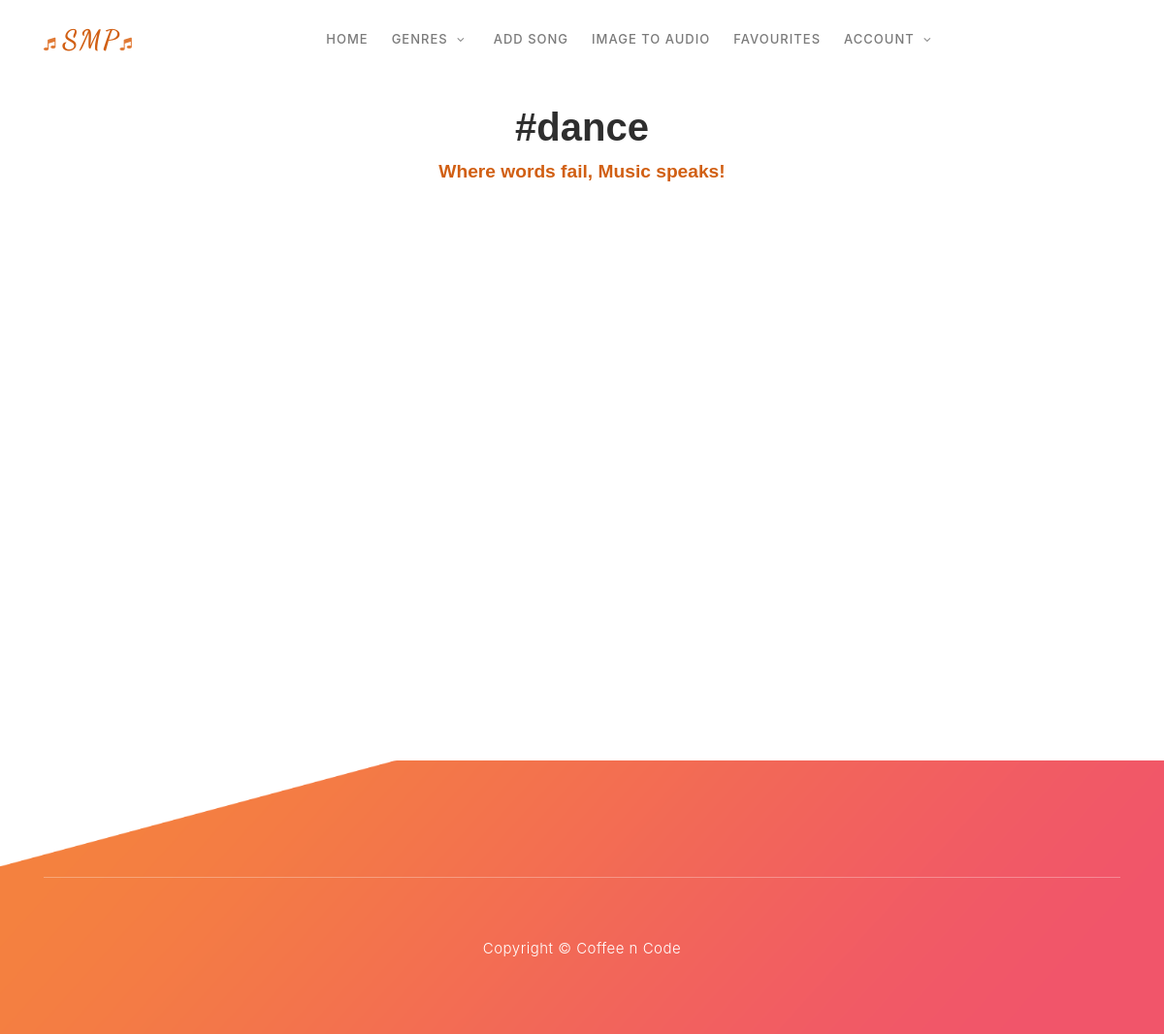
Before: /main/tag/dance (signed in) with the older database file.
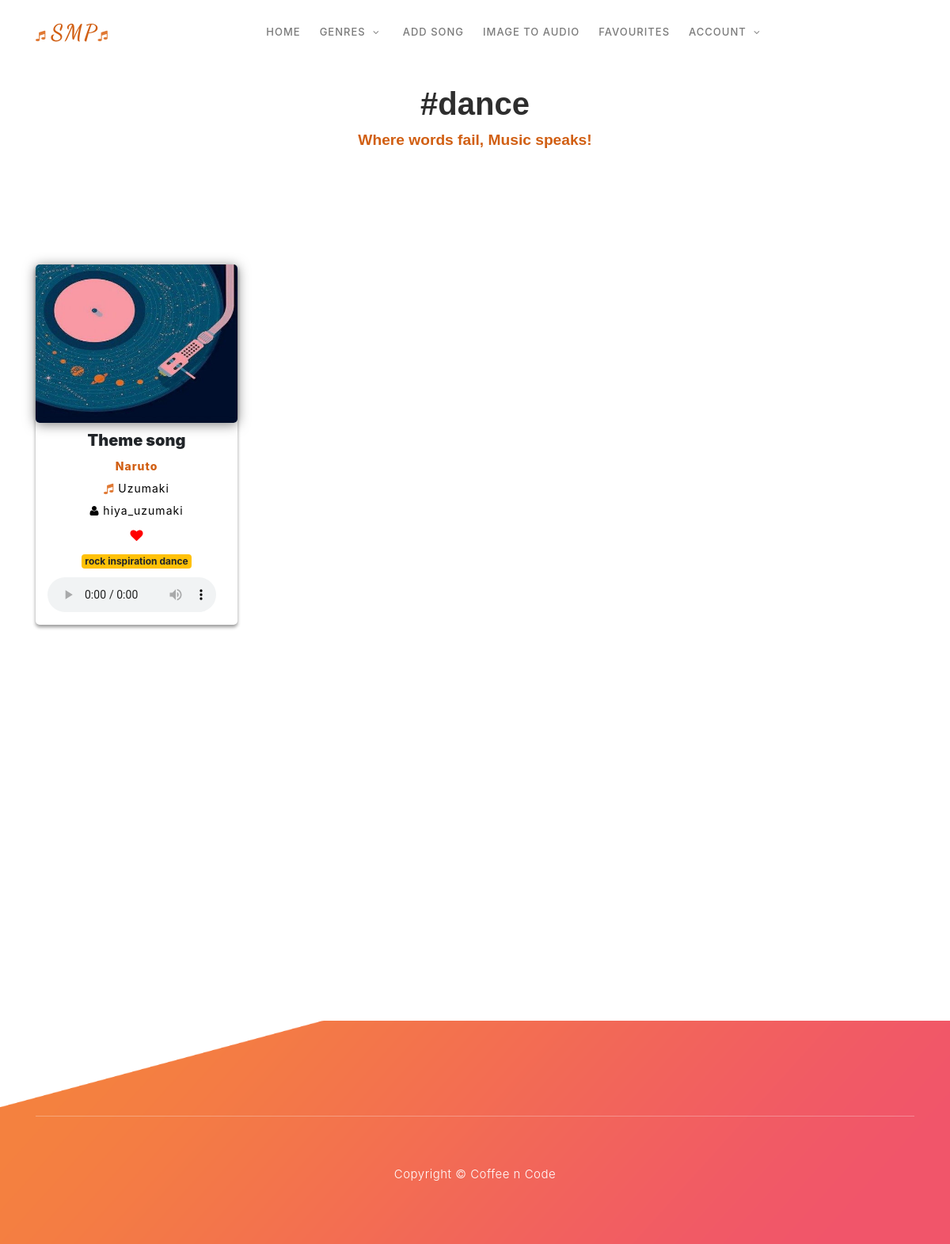
After: the same page with the newer database file.
### main/models.py (models this page shows, shortened)
class Song(models.Model):
    file_name = models.FileField(upload_to='songs',default='aot.mp3')
    title = models.CharField(max_length=100)
    artist = models.CharField(max_length=100,default=' ',blank=True)
    user = models.ForeignKey(User,on_delete=models.CASCADE,related_name='addedby')
    album = models.CharField(max_length=100, blank=True)
    tags = models.CharField(max_length=50, blank=True)
    cover_image = models.ImageField(default='default_cover.jpg',upload_to='cover_images')
    play_count = models.IntegerField(default=0)
    added_date = models.DateTimeField(auto_now_add=True)
    likedby = models.ManyToManyField(User,related_name='likedby',blank=True)
    is_pdf = models.BooleanField(default=False)
    def get_is_liked(self,user):
        objs = self.likedby.all()
        for obj in objs:
            if obj == user:
                return True
        return False
    class Meta:
        unique_together = [['user','title','added_date']]

### main/views.py (the view, shortened to what this page needs)
# urls.py: path('tag/<str:name>', views.tag, name='tag'),
def tag(request,name):
    if not request.user.is_authenticated:
        return redirect('errorpage')
    my_songs = Song.objects.all()
    my_songs = my_songs.filter(tags__icontains=name)
    context = {
        'my_songs' : my_songs,
        'name':name,
    }
    return render(request,'main/tag.html',context)

### main/templatetags/define_action.py (called while the page is built)
@register.filter
def get_liked(obj,user):
    return obj.get_is_liked(user)

### main/templates/main/tag.html (shortened to what this page needs)
{% include 'main/header.html' %}
{% load static %}
{% load define_action %}
    <div class="row">
      <div class="col-12 pageheading">
          <div class="page-title">#{{ name }}</div>
          <div class="subh">Where words fail, Music speaks!</div>
      </div>
  </div>
      <div id="cards_landscape_wrap-2">
        <div class="container">
            <div class="row">
                {% for ob in my_songs %}
                <div class="col-xs-12 col-sm-6 col-md-3 col-lg-3">
                        <div class="card-flyer">
                            <div class="text-box">
                                <div class="image-box" style="position: relative;">
                                        <img src="{{ ob.cover_image.url }}" alt="" />
                                </div>
                                <div class="text-container">
                                    <h5 style="font-weight: 900;">{{ ob.title }}</h5>
                                    <p class="album" style="color: #d15f13;">{{ ob.album }}</p>
                                    <p class="sub"> <i class="fa fa-music"></i> {{ ob.artist }}</p>
                                    <p class="sub"> <i class="fa fa-user"></i> {{ ob.user }}</p>
                                    <form method="POST">
                                    {% if ob|get_liked:request.user == True %}
                                    <button id="swapHeart" class="btn btn-default" name="unsubscribe">
                                        <span class="fa fa-heart"> <span class="tooltip" style="margin-top: 20px;">Remove from favourites</span></span>
                                    </button>
                                    {% else %}
                                    <button id="swapHeart" class="btn btn-default" name="subscribe">
                                        <span class="fa fa-heart-o"> <span class="tooltip" style="margin-top: 20px;">Add to favourites</span></span>
                                    </button>
                                      {% endif %}
                                      <br>
                                    <a href="#"><span class="badge badge-warning"> {{ ob.tags }} </span></a> <br>
                                    <audio controls id="soundPlayer" onplay="sendCount({{ob.id}});">
                                        <source src="{{ ob.file_name.url }}" type="audio/mpeg">
                                    </audio>
                                </div>
                            </div>
                        </div>
                </div>
                {% endfor %}
            </div>
        </div>
    </div>
    <section class="section" id="about">
    </section>  </div>
    <footer id="contact-us">
        <div class="container">
            <div class="row">
                <div class="col-lg-12">
                    <div class="sub-footer">
                        <p>Copyright &copy; Coffee n Code</p>
                    </div>
                </div>
            </div>
        </div>
    </footer>
</body>
</html>

Changed rows visible on the page:
added Song: cover_image (placeholder picture), title "Theme song", album "Naruto", artist "Uzumaki", user "hiya_uzumaki", tags "rock inspiration dance"
